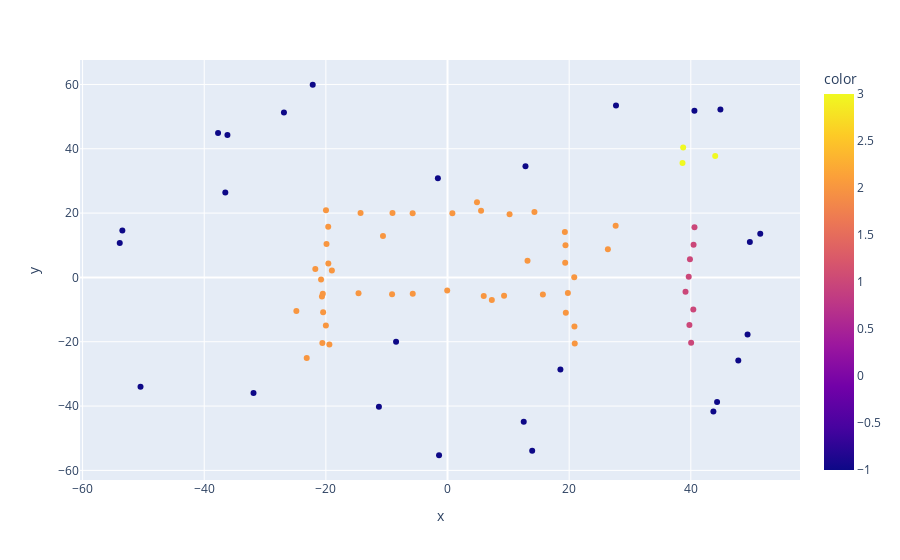

Here is the notebook cell this chart was saved with:
### Code cell
px.scatter(x=x, y=y,color = label)

### Figure 1 — Plotly figure (JSON) as saved in the notebook; plotly's stock layout.template omitted (floating-point values rounded to 4 significant figures)
{"data": [{"hovertemplate": "x=%{x}<br>y=%{y}<br>color=%{marker.color}<extra></extra>", "legendgroup": "", "marker": {"color": [-1, 1, -1, -1, 1, 2, 2, -1, 2, 3, 2, 2, 1, -1, 2, -1, 2, 2, -1, 2, 2, 2, 2, -1, -1, 2, 2, -1, 1, 2, 2, 2, 2, 3, 2, -1, -1, 2, 2, 2, 1, -1, 2, -1, -1, 2, 2, 2, 2, 2, 2, -1, 2, 2, 2, -1, 1, -1, -1, -1, 2, -1, -1, 2, 2, -1, 1, 2, 2, 2, 2, 2, 2, -1, 2, 1, 2, -1, 3, -1], "coloraxis": "coloraxis", "symbol": "circle"}, "mode": "markers", "name": "", "orientation": "v", "showlegend": false, "type": "scatter", "x": [51.42, 39.13, 47.81, 27.7, 39.86, -19.89, -0.05028, 18.56, -14.63, 38.74, -19.42, -9.115, 40.05, 44.32, -5.717, 49.33, 10.2, 7.288, -50.47, -19.98, 9.298, 27.65, -23.15, -36.53, -22.16, -9.047, -5.731, 49.71, 39.77, 5.515, 20.84, 19.29, -19.01, 38.64, 0.8001, 44.87, 12.82, 19.45, 15.68, -20.0, 40.41, -31.89, 5.957, -53.46, -11.28, 19.79, 4.844, 20.92, 14.29, 19.39, -24.85, 43.72, 19.35, 20.87, -14.3, -37.73, 40.46, -1.583, -26.89, -53.89, -20.65, -8.457, 40.59, -20.51, 13.15, 12.53, 40.61, -10.61, -20.45, -21.74, -19.59, -20.58, -20.79, 13.92, -19.62, 39.66, 26.37, -36.18, 44.01, -1.393], "xaxis": "x", "y": [13.59, -4.419, -25.82, 53.43, 5.677, 10.41, -4.033, -28.65, -4.887, 40.4, -20.88, -5.252, -20.34, -38.71, -5.062, -17.71, 19.65, -7.043, -34.02, 20.89, -5.663, 16.04, -25.09, 26.44, 59.91, 20.06, 19.95, 11.01, -14.79, 20.75, 0.05364, 14.14, 2.17, 35.6, 19.94, 52.21, 34.59, -10.95, -5.307, -14.92, -9.971, -35.91, -5.794, 14.59, -40.25, -4.85, 23.36, -20.52, 20.34, 10.01, -10.46, -41.71, 4.596, -15.27, 20.03, 44.94, 10.13, 30.8, 51.29, 10.69, -5.926, -20.02, 51.85, -5.066, 5.153, -44.86, 15.59, 12.88, -10.81, 2.642, 4.314, -20.4, -0.6362, -53.91, 15.76, 0.2302, 8.799, 44.29, 37.73, -55.29], "yaxis": "y"}], "layout": {"coloraxis": {"colorbar": {"title": {"text": "color"}}, "colorscale": [[0, "#0d0887"], [0.1111, "#46039f"], [0.2222, "#7201a8"], [0.3333, "#9c179e"], [0.4444, "#bd3786"], [0.5556, "#d8576b"], [0.6667, "#ed7953"], [0.7778, "#fb9f3a"], [0.8889, "#fdca26"], [1, "#f0f921"]]}, "legend": {"tracegroupgap": 0}, "margin": {"t": 60}, "xaxis": {"anchor": "y", "domain": [0, 1], "title": {"text": "x"}}, "yaxis": {"anchor": "x", "domain": [0, 1], "title": {"text": "y"}}}}
